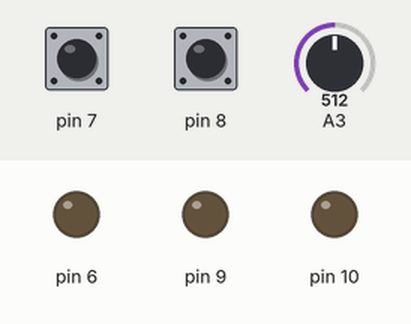
Simulated run of this sketch. Board: Arduino Uno, built with avr-gcc and run on an emulated ATmega328P. On the bench: output pins drawn as LEDs (lit = HIGH). Inputs (shaded band) come from the test bench; at power-on: A3 = 512, pin 7 LOW, pin 8 LOW.

Above: at 1.2 s.
1.3 s: A3 set to 312
2.8 s: A3 set to 288
4.3 s: pin 7 pulsed HIGH 2 times (0.12 s each, 0.3 s apart)
At 6.2 s:
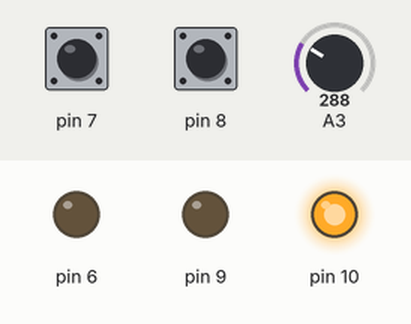
At 7.87 s:
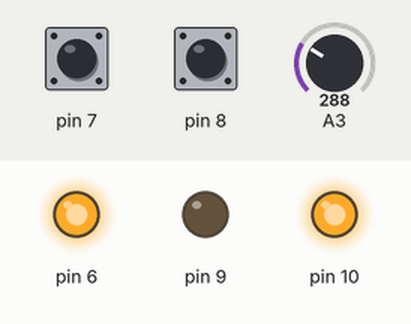
7.9 s: pin 8 pulsed HIGH 2 times (0.12 s each, 0.3 s apart)
At 9.1 s:
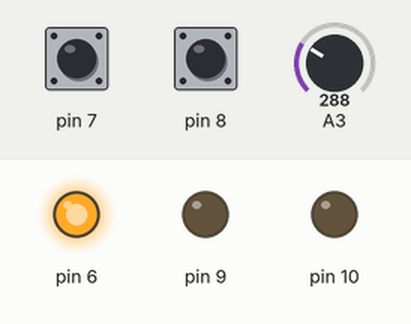
Timing chart, 0 to 10.9 s (numbered marks = the images above; inputs shaded):
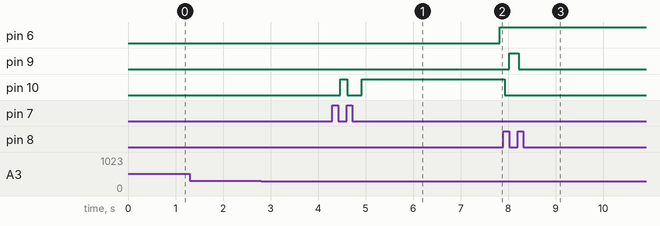

Measured:
- after the input at 1.3 s, every drawn part: stays the same
- after the input at 2.8 s, every drawn part: stays the same
- after the input at 4.3 s, pin 10: LOW → HIGH after 0.16 s, → LOW 0.15 s later, → HIGH 0.30 s later
- after the input at 7.9 s, pin 9: LOW → HIGH after 0.13 s, → LOW 0.20 s later

The sketch:

Arduino_sketch.ino
```cpp
#include <OneTouchLaneChange.h>
#include <AutoHeadlights.h>

// Initializing auto headlights class.
// A3 is the input pin of the sensor
// Digital pin 6 is the one that control the headlights.
AutoHeadlights headlight = AutoHeadlights(A3, 6);

OneTouchLaneChange lane = OneTouchLaneChange();

void setup() {
  // Set thresholds for on and off readings
  headlight.setSensorThreshold(300, 500);
  // Override default delay, 5 sec should be better.
  headlight.switchDelay = 5000;

  // Configuration for lane change module
  // input and output pins respectively
  lane.addPair(8,9);
  lane.addPair(7,10);
}


void loop() {
  lane.run();
  headlight.run();
  delay(50);
}
```
